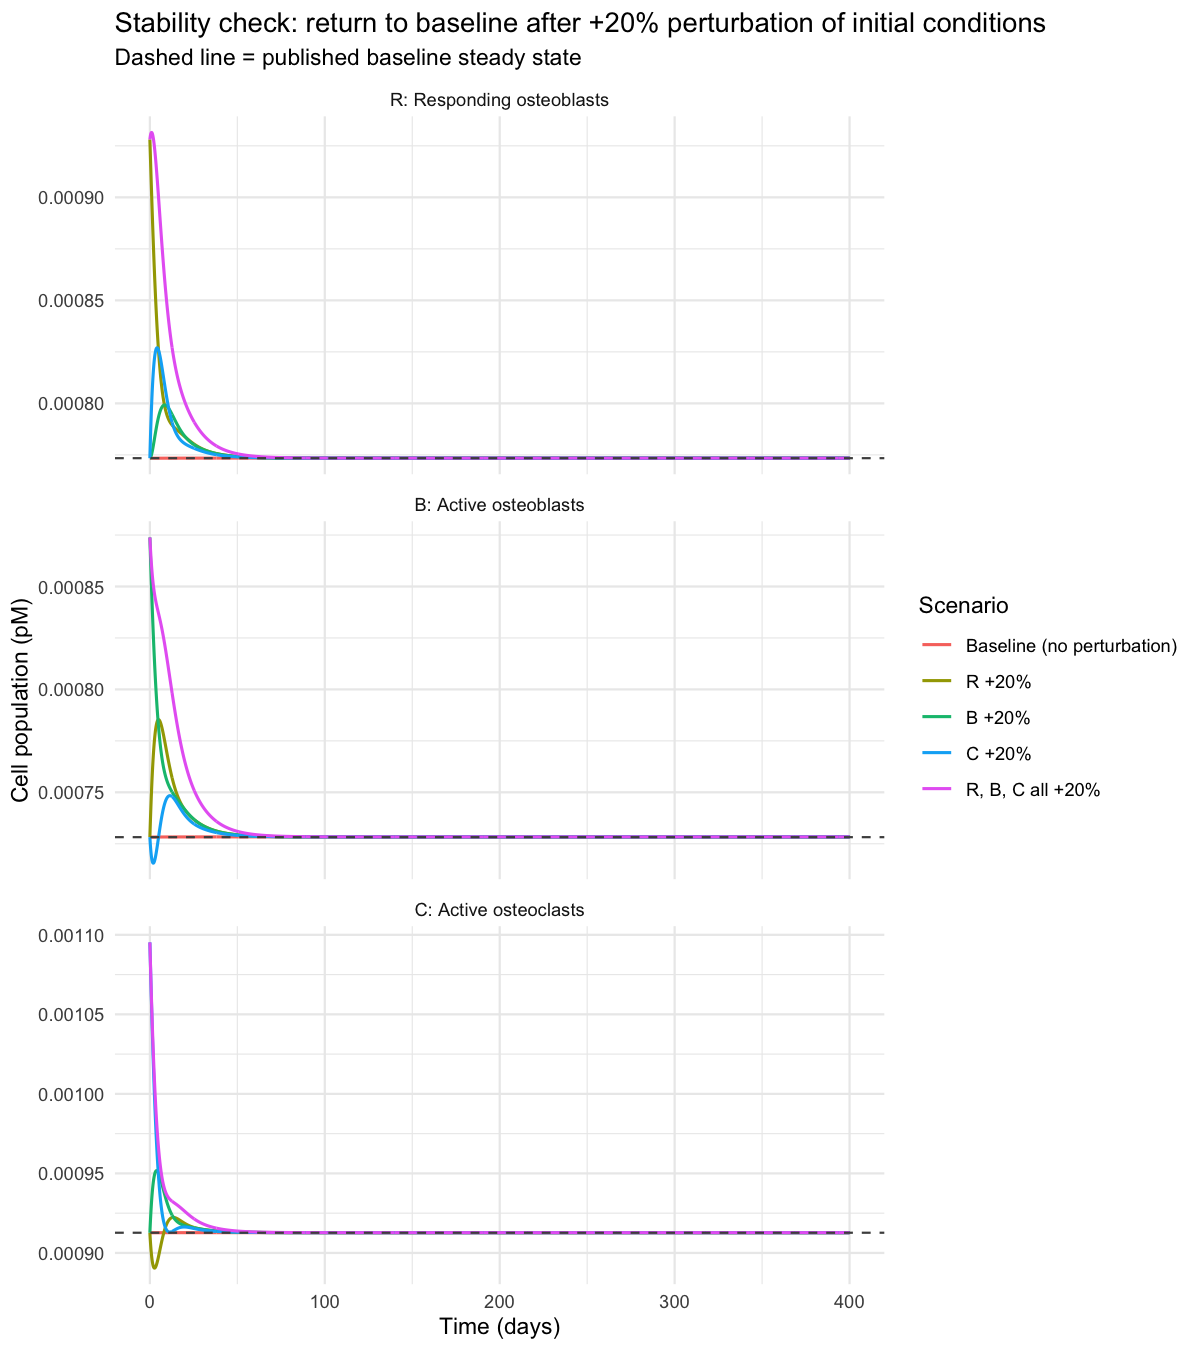

This chart was generated by the following R code:
## ============================================================
## Stage 1 stability check: is the baseline steady state a true
## attractor, or just a fixed point we happened to start on?
##
## Method: perturb the initial conditions of R, B, C by +20%
## (individually, and all three together), simulate forward with
## the same untreated model (I_L = I_O = I_P = 0), and confirm the
## trajectories relax back to the published baseline steady state.
## ============================================================

library(rxode2)
library(ggplot2)

## ---- Model (identical to Stage 1) ----------------------------
mod <- rxode2({
  D_B   <- f0 * d_B
  Phi_C <- (C + f0 * C_s) / (C + C_s)

  Pbar  <- I_P / k_P
  P_O   <- S_P / k_P
  P_S   <- k6 / k5
  Phi_P <- (Pbar + P_O) / (Pbar + P_S)

  Phi_L <- ((k3 / k4) * K_L_P * Phi_P * B /
              (1 + (k3 * K / k4) + (k1 / (k2 * kO)) * (I_O + K_O_P * R / Phi_P))) /
           (1 + I_L / r_L)

  d/dt(R) <- D_R * Phi_C - D_B * R / Phi_C
  d/dt(B) <- D_B * R / Phi_C - k_B * B
  d/dt(C) <- D_C * Phi_L - D_A * Phi_C * C
})

pars <- c(
  C_s = 0.005, D_A = 0.7, d_B = 0.7, D_C = 0.0021, D_R = 0.0007, f0 = 0.05,
  I_L = 0, I_O = 0, I_P = 0, K = 10,
  k1 = 0.01, k2 = 10, k3 = 0.00058, k4 = 0.017, k5 = 0.02, k6 = 3,
  k_B = 0.189, K_L_P = 3000000, kO = 0.35, K_O_P = 200000, k_P = 86,
  r_L = 1000, S_P = 250
)

## ---- Baseline steady state (from the SBML file) --------------
R0 <- 0.0007734
B0 <- 0.0007282
C0 <- 0.0009127

## ---- Perturbation scenarios: +20% on each state, alone and together
scenarios <- list(
  "Baseline (no perturbation)" = c(R = R0,       B = B0,       C = C0),
  "R +20%"                     = c(R = R0 * 1.2, B = B0,       C = C0),
  "B +20%"                     = c(R = R0,       B = B0 * 1.2, C = C0),
  "C +20%"                     = c(R = R0,       B = B0,       C = C0 * 1.2),
  "R, B, C all +20%"           = c(R = R0 * 1.2, B = B0 * 1.2, C = C0 * 1.2)
)

## ---- Simulate each scenario -----------------------------------
## 400 days is well beyond the ~30-70 day relaxation time observed
## for this system, leaving a long flat tail to confirm convergence.
times <- seq(0, 400, length.out = 4000)
ev <- et(times)

sim_list <- lapply(names(scenarios), function(nm) {
  d <- as.data.frame(rxSolve(mod, params = pars, events = ev, inits = scenarios[[nm]]))
  d$scenario <- nm
  d
})
df <- do.call(rbind, sim_list)
df$scenario <- factor(df$scenario, levels = names(scenarios))

## ---- Reshape to long format for faceted plotting ---------------
long <- do.call(rbind, lapply(c("R", "B", "C"), function(st) {
  data.frame(time = df$time, scenario = df$scenario, state = st, value = df[[st]])
}))
long$state <- factor(long$state, levels = c("R", "B", "C"))

ref <- data.frame(
  state = factor(c("R", "B", "C"), levels = c("R", "B", "C")),
  value = c(R0, B0, C0)
)

## ---- Plot -------------------------------------------------------
state_labels <- c(
  R = "R: Responding osteoblasts",
  B = "B: Active osteoblasts",
  C = "C: Active osteoclasts"
)

p <- ggplot(long, aes(time, value, color = scenario)) +
  geom_line(linewidth = 0.7) +
  geom_hline(data = ref, aes(yintercept = value), linetype = "dashed", color = "grey30") +
  facet_wrap(~state, scales = "free_y", ncol = 1, labeller = as_labeller(state_labels)) +
  labs(
    title = "Stability check: return to baseline after +20% perturbation of initial conditions",
    subtitle = "Dashed line = published baseline steady state",
    x = "Time (days)",
    y = "Cell population (pM)",
    color = "Scenario"
  ) +
  theme_minimal()

print(p)
ggsave("stage1_stability_check.png", p, width = 8, height = 9, dpi = 150)

## ---- Quantify the return to equilibrium --------------------------
final_time <- max(df$time)
final_df <- df[df$time == final_time, ]

cat("\n=== Final state at t =", final_time, "days ===\n")
for (i in seq_len(nrow(final_df))) {
  row <- final_df[i, ]
  cat(sprintf(
    "%-28s  R=%.7f (%+6.3f%%)  B=%.7f (%+6.3f%%)  C=%.7f (%+6.3f%%)\n",
    as.character(row$scenario),
    row$R, 100 * (row$R - R0) / R0,
    row$B, 100 * (row$B - B0) / B0,
    row$C, 100 * (row$C - C0) / C0
  ))
}

## Settling time: earliest time after which the relative deviation from
## the baseline steady state stays below a threshold for the rest of
## the simulated horizon (NA = did not settle within the simulated window).
settle_time <- function(time, value, ss, thresh) {
  rel <- abs(value - ss) / ss
  above <- which(rel >= thresh)
  if (length(above) == 0) return(0)
  last <- max(above)
  if (last == length(time)) return(NA_real_)
  time[last + 1]
}

cat("\n=== Settling time (days) to within 1% / 0.1% of baseline SS ===\n")
for (nm in names(scenarios)) {
  d <- df[df$scenario == nm, ]
  st_R_1  <- settle_time(d$time, d$R, R0, 0.01)
  st_B_1  <- settle_time(d$time, d$B, B0, 0.01)
  st_C_1  <- settle_time(d$time, d$C, C0, 0.01)
  st_R_01 <- settle_time(d$time, d$R, R0, 0.001)
  st_B_01 <- settle_time(d$time, d$B, B0, 0.001)
  st_C_01 <- settle_time(d$time, d$C, C0, 0.001)
  cat(sprintf(
    "%-28s  1%%: R=%-5s B=%-5s C=%-5s   |   0.1%%: R=%-5s B=%-5s C=%-5s\n",
    nm, st_R_1, st_B_1, st_C_1, st_R_01, st_B_01, st_C_01
  ))
}
